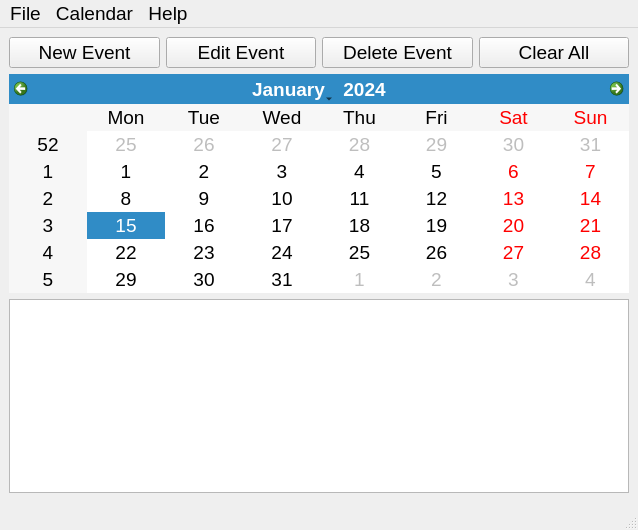
<?xml version="1.0" encoding="UTF-8"?>
<ui version="4.0">
 <class>MainWindow</class>
 <widget class="QMainWindow" name="MainWindow">
  <property name="geometry">
   <rect>
    <x>0</x>
    <y>0</y>
    <width>638</width>
    <height>530</height>
   </rect>
  </property>
  <property name="font">
   <font>
    <pointsize>14</pointsize>
   </font>
  </property>
  <property name="windowTitle">
   <string>Talk Calendar</string>
  </property>
  <widget class="QWidget" name="centralwidget">
   <layout class="QGridLayout" name="gridLayout">
    <item row="0" column="0">
     <layout class="QVBoxLayout" name="verticalLayout">
      <item>
       <layout class="QHBoxLayout" name="horizontalLayout">
        <item>
         <widget class="QPushButton" name="btnNewEvent">
          <property name="font">
           <font>
            <pointsize>14</pointsize>
           </font>
          </property>
          <property name="text">
           <string>New Event</string>
          </property>
         </widget>
        </item>
        <item>
         <widget class="QPushButton" name="btnEditEvent">
          <property name="font">
           <font>
            <pointsize>14</pointsize>
           </font>
          </property>
          <property name="text">
           <string>Edit Event</string>
          </property>
         </widget>
        </item>
        <item>
         <widget class="QPushButton" name="btnDelete">
          <property name="font">
           <font>
            <pointsize>14</pointsize>
           </font>
          </property>
          <property name="text">
           <string>Delete Event</string>
          </property>
         </widget>
        </item>
        <item>
         <widget class="QPushButton" name="btnClearAll">
          <property name="font">
           <font>
            <pointsize>14</pointsize>
           </font>
          </property>
          <property name="text">
           <string>Clear All</string>
          </property>
         </widget>
        </item>
       </layout>
      </item>
      <item>
       <widget class="QCalendarWidget" name="mainCalendar">
        <property name="font">
         <font>
          <pointsize>14</pointsize>
         </font>
        </property>
       </widget>
      </item>
     </layout>
    </item>
    <item row="1" column="0">
     <widget class="QListWidget" name="eventList">
      <property name="font">
       <font>
        <pointsize>14</pointsize>
       </font>
      </property>
     </widget>
    </item>
   </layout>
  </widget>
  <widget class="QMenuBar" name="menubar">
   <property name="geometry">
    <rect>
     <x>0</x>
     <y>0</y>
     <width>638</width>
     <height>38</height>
    </rect>
   </property>
   <widget class="QMenu" name="menuFile">
    <property name="title">
     <string>File</string>
    </property>
    <addaction name="actionExport_iCal"/>
    <addaction name="actionImport_iCal"/>
    <addaction name="actionExit"/>
   </widget>
   <widget class="QMenu" name="menuCalendar">
    <property name="title">
     <string>Calendar</string>
    </property>
    <addaction name="actionPreferences"/>
    <addaction name="actionSearch"/>
    <addaction name="actionEaster_Calculator"/>
    <addaction name="actionHome"/>
   </widget>
   <widget class="QMenu" name="menuHelp">
    <property name="title">
     <string>Help</string>
    </property>
    <addaction name="actionInformation"/>
    <addaction name="actionAbout"/>
   </widget>
   <addaction name="menuFile"/>
   <addaction name="menuCalendar"/>
   <addaction name="menuHelp"/>
  </widget>
  <widget class="QStatusBar" name="statusbar"/>
  <action name="actionImport_iCal">
   <property name="text">
    <string>Import iCal</string>
   </property>
   <property name="font">
    <font>
     <pointsize>14</pointsize>
    </font>
   </property>
  </action>
  <action name="actionExport_iCal">
   <property name="text">
    <string>Export iCal</string>
   </property>
   <property name="font">
    <font>
     <pointsize>14</pointsize>
    </font>
   </property>
  </action>
  <action name="actionPreferences">
   <property name="text">
    <string>Preferences</string>
   </property>
   <property name="font">
    <font>
     <pointsize>14</pointsize>
    </font>
   </property>
  </action>
  <action name="actionAbout">
   <property name="text">
    <string>About</string>
   </property>
   <property name="font">
    <font>
     <pointsize>14</pointsize>
    </font>
   </property>
  </action>
  <action name="actionSearch">
   <property name="text">
    <string>Search</string>
   </property>
   <property name="font">
    <font>
     <pointsize>14</pointsize>
    </font>
   </property>
  </action>
  <action name="actionInformation">
   <property name="text">
    <string>Information</string>
   </property>
   <property name="font">
    <font>
     <pointsize>14</pointsize>
    </font>
   </property>
  </action>
  <action name="actionExit">
   <property name="text">
    <string>Exit</string>
   </property>
   <property name="font">
    <font>
     <pointsize>14</pointsize>
    </font>
   </property>
  </action>
  <action name="actionEaster_Calculator">
   <property name="text">
    <string>Easter Calculator</string>
   </property>
   <property name="font">
    <font>
     <pointsize>14</pointsize>
    </font>
   </property>
  </action>
  <action name="actionHome">
   <property name="text">
    <string>Today (Home Key)</string>
   </property>
  </action>
 </widget>
 <resources/>
 <connections/>
</ui>
